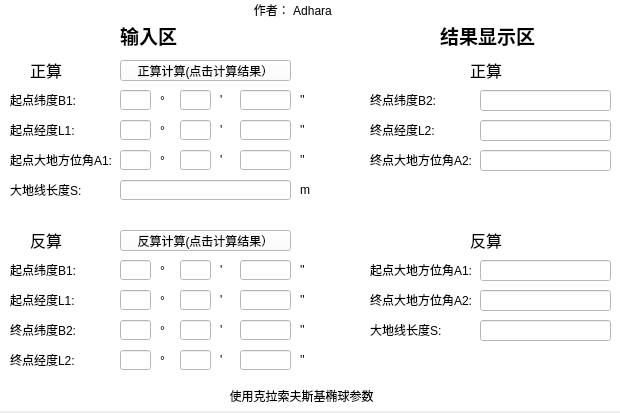
<?xml version="1.0" encoding="UTF-8"?>
<ui version="4.0">
 <class>MainWindow</class>
 <widget class="QMainWindow" name="MainWindow">
  <property name="geometry">
   <rect>
    <x>0</x>
    <y>0</y>
    <width>620</width>
    <height>413</height>
   </rect>
  </property>
  <property name="font">
   <font>
    <pointsize>9</pointsize>
    <bold>false</bold>
   </font>
  </property>
  <property name="windowTitle">
   <string>白塞尔主题解算小程序</string>
  </property>
  <property name="windowIcon">
   <iconset resource="Bessel.qrc">
    <normaloff>:/new/prefix1/resource/windowicon.png</normaloff>:/new/prefix1/resource/windowicon.png</iconset>
  </property>
  <widget class="QWidget" name="centralwidget">
   <widget class="QWidget" name="result_widget" native="true">
    <property name="enabled">
     <bool>true</bool>
    </property>
    <property name="geometry">
     <rect>
      <x>360</x>
      <y>20</y>
      <width>261</width>
      <height>361</height>
     </rect>
    </property>
    <property name="autoFillBackground">
     <bool>false</bool>
    </property>
    <property name="styleSheet">
     <string notr="true">background-color: rgb(255, 255, 255);</string>
    </property>
    <widget class="QLabel" name="resultlabel">
     <property name="geometry">
      <rect>
       <x>80</x>
       <y>0</y>
       <width>121</width>
       <height>31</height>
      </rect>
     </property>
     <property name="font">
      <font>
       <pointsize>14</pointsize>
       <bold>true</bold>
      </font>
     </property>
     <property name="styleSheet">
      <string notr="true">color: rgb(0, 0, 0);</string>
     </property>
     <property name="text">
      <string>结果显示区</string>
     </property>
    </widget>
    <widget class="QLabel" name="zslabel_re">
     <property name="geometry">
      <rect>
       <x>110</x>
       <y>40</y>
       <width>41</width>
       <height>20</height>
      </rect>
     </property>
     <property name="font">
      <font>
       <pointsize>12</pointsize>
       <bold>false</bold>
      </font>
     </property>
     <property name="styleSheet">
      <string notr="true">color: rgb(0, 0, 0);</string>
     </property>
     <property name="text">
      <string>正算</string>
     </property>
    </widget>
    <widget class="QLabel" name="zsB2label">
     <property name="geometry">
      <rect>
       <x>10</x>
       <y>70</y>
       <width>71</width>
       <height>20</height>
      </rect>
     </property>
     <property name="styleSheet">
      <string notr="true">color: rgb(0, 0, 0);</string>
     </property>
     <property name="text">
      <string>终点纬度B2:</string>
     </property>
    </widget>
    <widget class="QLabel" name="zsA2label">
     <property name="geometry">
      <rect>
       <x>10</x>
       <y>130</y>
       <width>101</width>
       <height>20</height>
      </rect>
     </property>
     <property name="styleSheet">
      <string notr="true">color: rgb(0, 0, 0);</string>
     </property>
     <property name="text">
      <string>终点大地方位角A2:</string>
     </property>
    </widget>
    <widget class="QLabel" name="zsL2label">
     <property name="geometry">
      <rect>
       <x>10</x>
       <y>100</y>
       <width>71</width>
       <height>20</height>
      </rect>
     </property>
     <property name="styleSheet">
      <string notr="true">color: rgb(0, 0, 0);</string>
     </property>
     <property name="text">
      <string>终点经度L2:</string>
     </property>
    </widget>
    <widget class="QLabel" name="fsA1label">
     <property name="geometry">
      <rect>
       <x>10</x>
       <y>240</y>
       <width>101</width>
       <height>20</height>
      </rect>
     </property>
     <property name="styleSheet">
      <string notr="true">color: rgb(0, 0, 0);</string>
     </property>
     <property name="text">
      <string>起点大地方位角A1:</string>
     </property>
    </widget>
    <widget class="QLabel" name="fsA2label">
     <property name="geometry">
      <rect>
       <x>10</x>
       <y>270</y>
       <width>101</width>
       <height>20</height>
      </rect>
     </property>
     <property name="styleSheet">
      <string notr="true">color: rgb(0, 0, 0);</string>
     </property>
     <property name="text">
      <string>终点大地方位角A2:</string>
     </property>
    </widget>
    <widget class="QLabel" name="fsSlabel">
     <property name="geometry">
      <rect>
       <x>10</x>
       <y>300</y>
       <width>101</width>
       <height>20</height>
      </rect>
     </property>
     <property name="styleSheet">
      <string notr="true">color: rgb(0, 0, 0);</string>
     </property>
     <property name="text">
      <string>大地线长度S:</string>
     </property>
    </widget>
    <widget class="QLabel" name="fs_S_label">
     <property name="geometry">
      <rect>
       <x>130</x>
       <y>300</y>
       <width>111</width>
       <height>21</height>
      </rect>
     </property>
     <property name="styleSheet">
      <string notr="true">color: rgb(0, 0, 0);</string>
     </property>
     <property name="text">
      <string/>
     </property>
    </widget>
    <widget class="QLineEdit" name="fs_A1_dfm_result">
     <property name="geometry">
      <rect>
       <x>120</x>
       <y>240</y>
       <width>131</width>
       <height>21</height>
      </rect>
     </property>
    </widget>
    <widget class="QLineEdit" name="fs_A2_dfm_result">
     <property name="geometry">
      <rect>
       <x>120</x>
       <y>270</y>
       <width>131</width>
       <height>21</height>
      </rect>
     </property>
    </widget>
    <widget class="QLineEdit" name="fs_S_result">
     <property name="geometry">
      <rect>
       <x>120</x>
       <y>300</y>
       <width>131</width>
       <height>21</height>
      </rect>
     </property>
    </widget>
    <widget class="QLineEdit" name="B2_dfm_result">
     <property name="geometry">
      <rect>
       <x>120</x>
       <y>70</y>
       <width>131</width>
       <height>21</height>
      </rect>
     </property>
    </widget>
    <widget class="QLineEdit" name="L2_dfm_result">
     <property name="geometry">
      <rect>
       <x>120</x>
       <y>100</y>
       <width>131</width>
       <height>21</height>
      </rect>
     </property>
    </widget>
    <widget class="QLineEdit" name="A2_dfm_result">
     <property name="geometry">
      <rect>
       <x>120</x>
       <y>130</y>
       <width>131</width>
       <height>21</height>
      </rect>
     </property>
    </widget>
    <widget class="QLabel" name="fslabel_re">
     <property name="geometry">
      <rect>
       <x>110</x>
       <y>210</y>
       <width>41</width>
       <height>20</height>
      </rect>
     </property>
     <property name="font">
      <font>
       <pointsize>12</pointsize>
       <bold>false</bold>
      </font>
     </property>
     <property name="styleSheet">
      <string notr="true">color: rgb(0, 0, 0);</string>
     </property>
     <property name="text">
      <string>反算</string>
     </property>
    </widget>
   </widget>
   <widget class="QWidget" name="input_widget" native="true">
    <property name="geometry">
     <rect>
      <x>0</x>
      <y>20</y>
      <width>311</width>
      <height>361</height>
     </rect>
    </property>
    <property name="styleSheet">
     <string notr="true">background-color: rgb(255, 255, 255);</string>
    </property>
    <widget class="QLabel" name="zsL1label">
     <property name="geometry">
      <rect>
       <x>10</x>
       <y>100</y>
       <width>81</width>
       <height>20</height>
      </rect>
     </property>
     <property name="styleSheet">
      <string notr="true">color: rgb(0, 0, 0);</string>
     </property>
     <property name="text">
      <string>起点经度L1:</string>
     </property>
    </widget>
    <widget class="QLabel" name="zsB1label">
     <property name="geometry">
      <rect>
       <x>10</x>
       <y>70</y>
       <width>81</width>
       <height>20</height>
      </rect>
     </property>
     <property name="styleSheet">
      <string notr="true">color: rgb(0, 0, 0);</string>
     </property>
     <property name="text">
      <string>起点纬度B1:</string>
     </property>
    </widget>
    <widget class="QLineEdit" name="B1_input_D">
     <property name="geometry">
      <rect>
       <x>120</x>
       <y>70</y>
       <width>31</width>
       <height>20</height>
      </rect>
     </property>
    </widget>
    <widget class="QLineEdit" name="L1_input_F">
     <property name="geometry">
      <rect>
       <x>180</x>
       <y>100</y>
       <width>31</width>
       <height>20</height>
      </rect>
     </property>
    </widget>
    <widget class="QLineEdit" name="B1_input_M">
     <property name="geometry">
      <rect>
       <x>240</x>
       <y>70</y>
       <width>51</width>
       <height>20</height>
      </rect>
     </property>
    </widget>
    <widget class="QLineEdit" name="S_input">
     <property name="geometry">
      <rect>
       <x>120</x>
       <y>160</y>
       <width>171</width>
       <height>20</height>
      </rect>
     </property>
     <property name="styleSheet">
      <string notr="true">color: rgb(0, 0, 0);</string>
     </property>
     <property name="text">
      <string/>
     </property>
    </widget>
    <widget class="QLineEdit" name="A1_input_F">
     <property name="geometry">
      <rect>
       <x>180</x>
       <y>130</y>
       <width>31</width>
       <height>20</height>
      </rect>
     </property>
    </widget>
    <widget class="QLineEdit" name="L1_input_D">
     <property name="geometry">
      <rect>
       <x>120</x>
       <y>100</y>
       <width>31</width>
       <height>20</height>
      </rect>
     </property>
    </widget>
    <widget class="QLineEdit" name="B1_input_F">
     <property name="geometry">
      <rect>
       <x>180</x>
       <y>70</y>
       <width>31</width>
       <height>20</height>
      </rect>
     </property>
    </widget>
    <widget class="QLineEdit" name="L1_input_M">
     <property name="geometry">
      <rect>
       <x>240</x>
       <y>100</y>
       <width>51</width>
       <height>20</height>
      </rect>
     </property>
    </widget>
    <widget class="QLineEdit" name="A1_input_D">
     <property name="geometry">
      <rect>
       <x>120</x>
       <y>130</y>
       <width>31</width>
       <height>20</height>
      </rect>
     </property>
    </widget>
    <widget class="QLineEdit" name="A1_input_M">
     <property name="geometry">
      <rect>
       <x>240</x>
       <y>130</y>
       <width>51</width>
       <height>20</height>
      </rect>
     </property>
    </widget>
    <widget class="QLabel" name="zsSlabel">
     <property name="geometry">
      <rect>
       <x>10</x>
       <y>160</y>
       <width>91</width>
       <height>20</height>
      </rect>
     </property>
     <property name="styleSheet">
      <string notr="true">color: rgb(0, 0, 0);</string>
     </property>
     <property name="text">
      <string>大地线长度S:</string>
     </property>
    </widget>
    <widget class="QLabel" name="zsA1label">
     <property name="geometry">
      <rect>
       <x>10</x>
       <y>130</y>
       <width>101</width>
       <height>20</height>
      </rect>
     </property>
     <property name="styleSheet">
      <string notr="true">color: rgb(0, 0, 0);</string>
     </property>
     <property name="text">
      <string>起点大地方位角A1:</string>
     </property>
    </widget>
    <widget class="QPushButton" name="zs_pushButton">
     <property name="geometry">
      <rect>
       <x>120</x>
       <y>40</y>
       <width>171</width>
       <height>21</height>
      </rect>
     </property>
     <property name="styleSheet">
      <string notr="true">color: rgb(0, 0, 0);</string>
     </property>
     <property name="text">
      <string>正算计算(点击计算结果）</string>
     </property>
    </widget>
    <widget class="QLabel" name="zslabel_in">
     <property name="geometry">
      <rect>
       <x>30</x>
       <y>40</y>
       <width>41</width>
       <height>20</height>
      </rect>
     </property>
     <property name="font">
      <font>
       <pointsize>12</pointsize>
       <bold>false</bold>
      </font>
     </property>
     <property name="styleSheet">
      <string notr="true">color: rgb(0, 0, 0);</string>
     </property>
     <property name="text">
      <string>正算</string>
     </property>
    </widget>
    <widget class="QLabel" name="inputlabel">
     <property name="geometry">
      <rect>
       <x>120</x>
       <y>0</y>
       <width>121</width>
       <height>31</height>
      </rect>
     </property>
     <property name="font">
      <font>
       <pointsize>14</pointsize>
       <bold>true</bold>
      </font>
     </property>
     <property name="styleSheet">
      <string notr="true">color: rgb(0, 0, 0);</string>
     </property>
     <property name="text">
      <string>输入区</string>
     </property>
    </widget>
    <widget class="QLabel" name="B1_D_label">
     <property name="geometry">
      <rect>
       <x>160</x>
       <y>70</y>
       <width>16</width>
       <height>21</height>
      </rect>
     </property>
     <property name="styleSheet">
      <string notr="true">color: rgb(0, 0, 0);</string>
     </property>
     <property name="text">
      <string>°</string>
     </property>
    </widget>
    <widget class="QLabel" name="B1_F_label">
     <property name="geometry">
      <rect>
       <x>220</x>
       <y>70</y>
       <width>16</width>
       <height>20</height>
      </rect>
     </property>
     <property name="styleSheet">
      <string notr="true">color: rgb(0, 0, 0);</string>
     </property>
     <property name="text">
      <string>'</string>
     </property>
    </widget>
    <widget class="QLabel" name="L1_D_label">
     <property name="geometry">
      <rect>
       <x>160</x>
       <y>100</y>
       <width>16</width>
       <height>21</height>
      </rect>
     </property>
     <property name="styleSheet">
      <string notr="true">color: rgb(0, 0, 0);</string>
     </property>
     <property name="text">
      <string>°</string>
     </property>
    </widget>
    <widget class="QLabel" name="A1_D_label">
     <property name="geometry">
      <rect>
       <x>160</x>
       <y>130</y>
       <width>16</width>
       <height>21</height>
      </rect>
     </property>
     <property name="styleSheet">
      <string notr="true">color: rgb(0, 0, 0);</string>
     </property>
     <property name="text">
      <string>°</string>
     </property>
    </widget>
    <widget class="QLabel" name="L1_F_label">
     <property name="geometry">
      <rect>
       <x>220</x>
       <y>100</y>
       <width>16</width>
       <height>20</height>
      </rect>
     </property>
     <property name="styleSheet">
      <string notr="true">color: rgb(0, 0, 0);</string>
     </property>
     <property name="text">
      <string>'</string>
     </property>
    </widget>
    <widget class="QLabel" name="A1_F_label">
     <property name="geometry">
      <rect>
       <x>220</x>
       <y>130</y>
       <width>16</width>
       <height>20</height>
      </rect>
     </property>
     <property name="styleSheet">
      <string notr="true">color: rgb(0, 0, 0);</string>
     </property>
     <property name="text">
      <string>'</string>
     </property>
    </widget>
    <widget class="QLabel" name="fslabel_in">
     <property name="geometry">
      <rect>
       <x>30</x>
       <y>210</y>
       <width>41</width>
       <height>20</height>
      </rect>
     </property>
     <property name="font">
      <font>
       <pointsize>12</pointsize>
       <bold>false</bold>
      </font>
     </property>
     <property name="styleSheet">
      <string notr="true">color: rgb(0, 0, 0);</string>
     </property>
     <property name="text">
      <string>反算</string>
     </property>
    </widget>
    <widget class="QPushButton" name="fs_pushButton">
     <property name="geometry">
      <rect>
       <x>120</x>
       <y>210</y>
       <width>171</width>
       <height>21</height>
      </rect>
     </property>
     <property name="styleSheet">
      <string notr="true">color: rgb(0, 0, 0);</string>
     </property>
     <property name="text">
      <string>反算计算(点击计算结果）</string>
     </property>
    </widget>
    <widget class="QLabel" name="fsB1label">
     <property name="geometry">
      <rect>
       <x>10</x>
       <y>240</y>
       <width>81</width>
       <height>20</height>
      </rect>
     </property>
     <property name="styleSheet">
      <string notr="true">color: rgb(0, 0, 0);</string>
     </property>
     <property name="text">
      <string>起点纬度B1:</string>
     </property>
    </widget>
    <widget class="QLineEdit" name="fs_L1_input_D">
     <property name="geometry">
      <rect>
       <x>120</x>
       <y>270</y>
       <width>31</width>
       <height>20</height>
      </rect>
     </property>
    </widget>
    <widget class="QLabel" name="fs_L1_D_label">
     <property name="geometry">
      <rect>
       <x>160</x>
       <y>270</y>
       <width>16</width>
       <height>21</height>
      </rect>
     </property>
     <property name="styleSheet">
      <string notr="true">color: rgb(0, 0, 0);</string>
     </property>
     <property name="text">
      <string>°</string>
     </property>
    </widget>
    <widget class="QLineEdit" name="fs_B1_input_D">
     <property name="geometry">
      <rect>
       <x>120</x>
       <y>240</y>
       <width>31</width>
       <height>20</height>
      </rect>
     </property>
    </widget>
    <widget class="QLabel" name="fsL1label">
     <property name="geometry">
      <rect>
       <x>10</x>
       <y>270</y>
       <width>81</width>
       <height>20</height>
      </rect>
     </property>
     <property name="styleSheet">
      <string notr="true">color: rgb(0, 0, 0);</string>
     </property>
     <property name="text">
      <string>起点经度L1:</string>
     </property>
    </widget>
    <widget class="QLineEdit" name="fs_L1_input_F">
     <property name="geometry">
      <rect>
       <x>180</x>
       <y>270</y>
       <width>31</width>
       <height>20</height>
      </rect>
     </property>
    </widget>
    <widget class="QLabel" name="fs_B1_F_label">
     <property name="geometry">
      <rect>
       <x>220</x>
       <y>240</y>
       <width>16</width>
       <height>20</height>
      </rect>
     </property>
     <property name="styleSheet">
      <string notr="true">color: rgb(0, 0, 0);</string>
     </property>
     <property name="text">
      <string>'</string>
     </property>
    </widget>
    <widget class="QLabel" name="fs_B1_D_label">
     <property name="geometry">
      <rect>
       <x>160</x>
       <y>240</y>
       <width>16</width>
       <height>21</height>
      </rect>
     </property>
     <property name="styleSheet">
      <string notr="true">color: rgb(0, 0, 0);</string>
     </property>
     <property name="text">
      <string>°</string>
     </property>
    </widget>
    <widget class="QLineEdit" name="fs_B1_input_M">
     <property name="geometry">
      <rect>
       <x>240</x>
       <y>240</y>
       <width>51</width>
       <height>20</height>
      </rect>
     </property>
    </widget>
    <widget class="QLineEdit" name="fs_B1_input_F">
     <property name="geometry">
      <rect>
       <x>180</x>
       <y>240</y>
       <width>31</width>
       <height>20</height>
      </rect>
     </property>
    </widget>
    <widget class="QLineEdit" name="fs_L1_input_M">
     <property name="geometry">
      <rect>
       <x>240</x>
       <y>270</y>
       <width>51</width>
       <height>20</height>
      </rect>
     </property>
    </widget>
    <widget class="QLabel" name="fs_L1_F_label">
     <property name="geometry">
      <rect>
       <x>220</x>
       <y>270</y>
       <width>16</width>
       <height>20</height>
      </rect>
     </property>
     <property name="styleSheet">
      <string notr="true">color: rgb(0, 0, 0);</string>
     </property>
     <property name="text">
      <string>'</string>
     </property>
    </widget>
    <widget class="QLabel" name="fs_B2_D_label">
     <property name="geometry">
      <rect>
       <x>160</x>
       <y>300</y>
       <width>16</width>
       <height>21</height>
      </rect>
     </property>
     <property name="styleSheet">
      <string notr="true">color: rgb(0, 0, 0);</string>
     </property>
     <property name="text">
      <string>°</string>
     </property>
    </widget>
    <widget class="QLineEdit" name="fs_B2_input_D">
     <property name="geometry">
      <rect>
       <x>120</x>
       <y>300</y>
       <width>31</width>
       <height>20</height>
      </rect>
     </property>
    </widget>
    <widget class="QLineEdit" name="fs_L2_input_M">
     <property name="geometry">
      <rect>
       <x>240</x>
       <y>330</y>
       <width>51</width>
       <height>20</height>
      </rect>
     </property>
    </widget>
    <widget class="QLineEdit" name="fs_B2_input_M">
     <property name="geometry">
      <rect>
       <x>240</x>
       <y>300</y>
       <width>51</width>
       <height>20</height>
      </rect>
     </property>
    </widget>
    <widget class="QLabel" name="fs_B2_F_label">
     <property name="geometry">
      <rect>
       <x>220</x>
       <y>300</y>
       <width>16</width>
       <height>20</height>
      </rect>
     </property>
     <property name="styleSheet">
      <string notr="true">color: rgb(0, 0, 0);</string>
     </property>
     <property name="text">
      <string>'</string>
     </property>
    </widget>
    <widget class="QLabel" name="fsL2label">
     <property name="geometry">
      <rect>
       <x>10</x>
       <y>330</y>
       <width>81</width>
       <height>20</height>
      </rect>
     </property>
     <property name="styleSheet">
      <string notr="true">color: rgb(0, 0, 0);</string>
     </property>
     <property name="text">
      <string>终点经度L2:</string>
     </property>
    </widget>
    <widget class="QLabel" name="fs_L2_D_label">
     <property name="geometry">
      <rect>
       <x>160</x>
       <y>330</y>
       <width>16</width>
       <height>21</height>
      </rect>
     </property>
     <property name="styleSheet">
      <string notr="true">color: rgb(0, 0, 0);</string>
     </property>
     <property name="text">
      <string>°</string>
     </property>
    </widget>
    <widget class="QLabel" name="fs_L2_F_label">
     <property name="geometry">
      <rect>
       <x>220</x>
       <y>330</y>
       <width>16</width>
       <height>20</height>
      </rect>
     </property>
     <property name="styleSheet">
      <string notr="true">color: rgb(0, 0, 0);</string>
     </property>
     <property name="text">
      <string>'</string>
     </property>
    </widget>
    <widget class="QLabel" name="fsB2label">
     <property name="geometry">
      <rect>
       <x>10</x>
       <y>300</y>
       <width>81</width>
       <height>20</height>
      </rect>
     </property>
     <property name="styleSheet">
      <string notr="true">color: rgb(0, 0, 0);</string>
     </property>
     <property name="text">
      <string>终点纬度B2:</string>
     </property>
    </widget>
    <widget class="QLineEdit" name="fs_L2_input_F">
     <property name="geometry">
      <rect>
       <x>180</x>
       <y>330</y>
       <width>31</width>
       <height>20</height>
      </rect>
     </property>
    </widget>
    <widget class="QLineEdit" name="fs_L2_input_D">
     <property name="geometry">
      <rect>
       <x>120</x>
       <y>330</y>
       <width>31</width>
       <height>20</height>
      </rect>
     </property>
    </widget>
    <widget class="QLineEdit" name="fs_B2_input_F">
     <property name="geometry">
      <rect>
       <x>180</x>
       <y>300</y>
       <width>31</width>
       <height>20</height>
      </rect>
     </property>
    </widget>
   </widget>
   <widget class="QLabel" name="name_label">
    <property name="geometry">
     <rect>
      <x>-1</x>
      <y>0</y>
      <width>621</width>
      <height>20</height>
     </rect>
    </property>
    <property name="styleSheet">
     <string notr="true">background-color: rgb(255, 255, 255);
color: rgb(0, 0, 0);</string>
    </property>
    <property name="text">
     <string>作者： Adhara          </string>
    </property>
    <property name="alignment">
     <set>Qt::AlignmentFlag::AlignCenter</set>
    </property>
   </widget>
   <widget class="QLabel" name="label">
    <property name="geometry">
     <rect>
      <x>0</x>
      <y>380</y>
      <width>621</width>
      <height>31</height>
     </rect>
    </property>
    <property name="styleSheet">
     <string notr="true">background-color: rgb(255, 255, 255);
color: rgb(0, 0, 0);</string>
    </property>
    <property name="text">
     <string>                                                                     使用克拉索夫斯基椭球参数</string>
    </property>
   </widget>
   <widget class="QLabel" name="central_label">
    <property name="geometry">
     <rect>
      <x>310</x>
      <y>20</y>
      <width>51</width>
      <height>361</height>
     </rect>
    </property>
    <property name="styleSheet">
     <string notr="true">background-color: rgb(255, 255, 255);</string>
    </property>
    <property name="text">
     <string/>
    </property>
   </widget>
   <widget class="QLabel" name="fs_L2_M_label">
    <property name="geometry">
     <rect>
      <x>300</x>
      <y>350</y>
      <width>16</width>
      <height>20</height>
     </rect>
    </property>
    <property name="styleSheet">
     <string notr="true">color: rgb(0, 0, 0);</string>
    </property>
    <property name="text">
     <string>''</string>
    </property>
   </widget>
   <widget class="QLabel" name="fs_B1_M_label">
    <property name="geometry">
     <rect>
      <x>300</x>
      <y>260</y>
      <width>16</width>
      <height>20</height>
     </rect>
    </property>
    <property name="styleSheet">
     <string notr="true">color: rgb(0, 0, 0);</string>
    </property>
    <property name="text">
     <string>''</string>
    </property>
   </widget>
   <widget class="QLabel" name="fs_L1_M_label">
    <property name="geometry">
     <rect>
      <x>300</x>
      <y>290</y>
      <width>16</width>
      <height>20</height>
     </rect>
    </property>
    <property name="styleSheet">
     <string notr="true">color: rgb(0, 0, 0);</string>
    </property>
    <property name="text">
     <string>''</string>
    </property>
   </widget>
   <widget class="QLabel" name="S_m_label">
    <property name="geometry">
     <rect>
      <x>300</x>
      <y>180</y>
      <width>16</width>
      <height>20</height>
     </rect>
    </property>
    <property name="styleSheet">
     <string notr="true">color: rgb(0, 0, 0);</string>
    </property>
    <property name="text">
     <string>m</string>
    </property>
   </widget>
   <widget class="QLabel" name="L1_M_label">
    <property name="geometry">
     <rect>
      <x>300</x>
      <y>120</y>
      <width>16</width>
      <height>20</height>
     </rect>
    </property>
    <property name="styleSheet">
     <string notr="true">color: rgb(0, 0, 0);</string>
    </property>
    <property name="text">
     <string>''</string>
    </property>
   </widget>
   <widget class="QLabel" name="fs_B2_M_label">
    <property name="geometry">
     <rect>
      <x>300</x>
      <y>320</y>
      <width>16</width>
      <height>20</height>
     </rect>
    </property>
    <property name="styleSheet">
     <string notr="true">color: rgb(0, 0, 0);</string>
    </property>
    <property name="text">
     <string>''</string>
    </property>
   </widget>
   <widget class="QLabel" name="B1_M_label">
    <property name="geometry">
     <rect>
      <x>300</x>
      <y>90</y>
      <width>16</width>
      <height>20</height>
     </rect>
    </property>
    <property name="styleSheet">
     <string notr="true">color: rgb(0, 0, 0);</string>
    </property>
    <property name="text">
     <string>''</string>
    </property>
   </widget>
   <widget class="QLabel" name="A1_M_label">
    <property name="geometry">
     <rect>
      <x>300</x>
      <y>150</y>
      <width>16</width>
      <height>20</height>
     </rect>
    </property>
    <property name="styleSheet">
     <string notr="true">color: rgb(0, 0, 0);</string>
    </property>
    <property name="text">
     <string>''</string>
    </property>
   </widget>
  </widget>
 </widget>
 <resources>
  <include location="Bessel.qrc"/>
 </resources>
 <connections/>
</ui>
